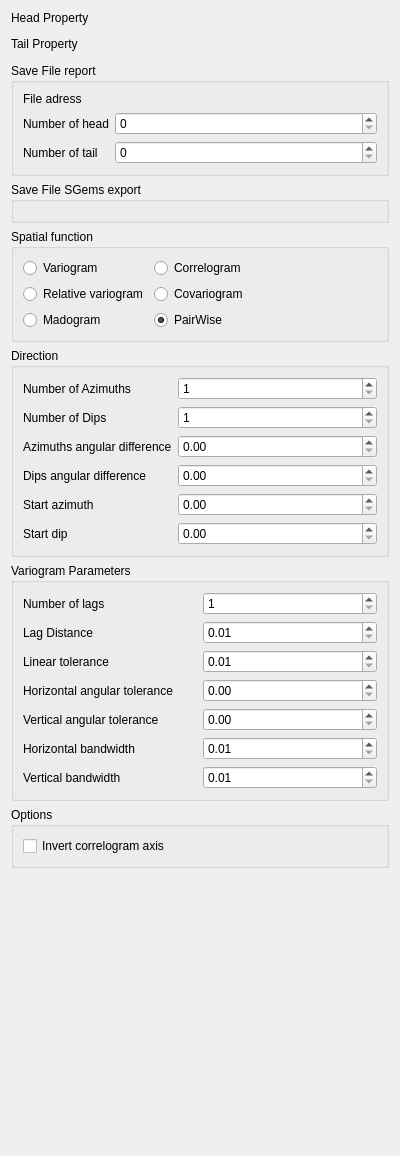
<?xml version="1.0" encoding="UTF-8"?>
<ui version="4.0">
 <class>Form</class>
 <widget class="QWidget" name="Form">
  <property name="geometry">
   <rect>
    <x>0</x>
    <y>0</y>
    <width>400</width>
    <height>1156</height>
   </rect>
  </property>
  <property name="windowTitle">
   <string>Form</string>
  </property>
  <property name="AlgorithmCategory" stdset="0">
   <string>Lpm</string>
  </property>
  <property name="AlgorithmDescription" stdset="0">
   <string>variogram</string>
  </property>
  <layout class="QVBoxLayout" name="verticalLayout">
   <item>
    <widget class="QLabel" name="label_2">
     <property name="text">
      <string>Head Property</string>
     </property>
    </widget>
   </item>
   <item>
    <widget class="PropertySelectorNoRegion" name="head_prop"/>
   </item>
   <item>
    <widget class="QLabel" name="label">
     <property name="text">
      <string>Tail Property</string>
     </property>
    </widget>
   </item>
   <item>
    <widget class="PropertySelectorNoRegion" name="tail_prop"/>
   </item>
   <item>
    <widget class="QGroupBox" name="groupBox_5">
     <property name="title">
      <string>Save File report</string>
     </property>
     <layout class="QFormLayout" name="formLayout_3">
      <item row="0" column="0">
       <widget class="QLabel" name="label_17">
        <property name="text">
         <string>File adress</string>
        </property>
       </widget>
      </item>
      <item row="3" column="0">
       <widget class="QLabel" name="label_18">
        <property name="text">
         <string>Number of head</string>
        </property>
       </widget>
      </item>
      <item row="3" column="1">
       <widget class="QSpinBox" name="NHEAD"/>
      </item>
      <item row="4" column="0">
       <widget class="QLabel" name="label_19">
        <property name="text">
         <string>Number of tail</string>
        </property>
       </widget>
      </item>
      <item row="4" column="1">
       <widget class="QSpinBox" name="NTAIL"/>
      </item>
      <item row="0" column="1">
       <widget class="FileChooser" name="Save"/>
      </item>
     </layout>
    </widget>
   </item>
   <item>
    <widget class="QGroupBox" name="groupBox_6">
     <property name="title">
      <string>Save File SGems export</string>
     </property>
     <layout class="QHBoxLayout" name="horizontalLayout_2">
      <item>
       <widget class="FileChooser" name="Save2"/>
      </item>
     </layout>
    </widget>
   </item>
   <item>
    <widget class="QGroupBox" name="groupBox">
     <property name="title">
      <string>Spatial function</string>
     </property>
     <layout class="QFormLayout" name="formLayout">
      <item row="0" column="0">
       <widget class="QRadioButton" name="C_variogram">
        <property name="text">
         <string>Variogram</string>
        </property>
       </widget>
      </item>
      <item row="0" column="1">
       <widget class="QRadioButton" name="C_correlogram">
        <property name="text">
         <string>Correlogram</string>
        </property>
       </widget>
      </item>
      <item row="1" column="0">
       <widget class="QRadioButton" name="C_relative_variogram">
        <property name="text">
         <string>Relative variogram</string>
        </property>
       </widget>
      </item>
      <item row="1" column="1">
       <widget class="QRadioButton" name="C_covariance">
        <property name="text">
         <string>Covariogram</string>
        </property>
       </widget>
      </item>
      <item row="2" column="0">
       <widget class="QRadioButton" name="C_madogram">
        <property name="text">
         <string>Madogram</string>
        </property>
       </widget>
      </item>
      <item row="2" column="1">
       <widget class="QRadioButton" name="C_PairWise">
        <property name="text">
         <string>PairWise</string>
        </property>
        <property name="checked">
         <bool>true</bool>
        </property>
       </widget>
      </item>
     </layout>
    </widget>
   </item>
   <item>
    <widget class="QGroupBox" name="groupBox_3">
     <property name="title">
      <string>Direction</string>
     </property>
     <layout class="QFormLayout" name="formLayout_2">
      <item row="0" column="0">
       <widget class="QLabel" name="label_10">
        <property name="text">
         <string>Number of Azimuths</string>
        </property>
       </widget>
      </item>
      <item row="0" column="1">
       <widget class="QSpinBox" name="nAzimuths">
        <property name="minimum">
         <number>1</number>
        </property>
       </widget>
      </item>
      <item row="1" column="0">
       <widget class="QLabel" name="label_11">
        <property name="text">
         <string>Number of Dips </string>
        </property>
       </widget>
      </item>
      <item row="1" column="1">
       <widget class="QSpinBox" name="NDips">
        <property name="minimum">
         <number>1</number>
        </property>
       </widget>
      </item>
      <item row="2" column="0">
       <widget class="QLabel" name="label_12">
        <property name="text">
         <string>Azimuths angular difference</string>
        </property>
       </widget>
      </item>
      <item row="3" column="0">
       <widget class="QLabel" name="label_13">
        <property name="text">
         <string>Dips angular difference</string>
        </property>
       </widget>
      </item>
      <item row="2" column="1">
       <widget class="QDoubleSpinBox" name="Azimth_diference">
        <property name="maximum">
         <double>360.000000000000000</double>
        </property>
       </widget>
      </item>
      <item row="3" column="1">
       <widget class="QDoubleSpinBox" name="Dip_difference">
        <property name="maximum">
         <double>360.000000000000000</double>
        </property>
       </widget>
      </item>
      <item row="4" column="1">
       <widget class="QDoubleSpinBox" name="sAzimuth">
        <property name="maximum">
         <double>360.000000000000000</double>
        </property>
       </widget>
      </item>
      <item row="5" column="1">
       <widget class="QDoubleSpinBox" name="sDip">
        <property name="maximum">
         <double>360.000000000000000</double>
        </property>
       </widget>
      </item>
      <item row="4" column="0">
       <widget class="QLabel" name="label_14">
        <property name="text">
         <string>Start azimuth</string>
        </property>
       </widget>
      </item>
      <item row="5" column="0">
       <widget class="QLabel" name="label_15">
        <property name="text">
         <string>Start dip</string>
        </property>
       </widget>
      </item>
     </layout>
    </widget>
   </item>
   <item>
    <widget class="QGroupBox" name="groupBox_2">
     <property name="title">
      <string>Variogram Parameters</string>
     </property>
     <layout class="QGridLayout" name="gridLayout_2">
      <item row="0" column="0">
       <widget class="QLabel" name="label_3">
        <property name="text">
         <string>Number of lags</string>
        </property>
       </widget>
      </item>
      <item row="0" column="1">
       <widget class="QSpinBox" name="nlags">
        <property name="minimum">
         <number>1</number>
        </property>
       </widget>
      </item>
      <item row="1" column="1">
       <widget class="QDoubleSpinBox" name="lagdistance">
        <property name="minimum">
         <double>0.010000000000000</double>
        </property>
        <property name="maximum">
         <double>10000.000000000000000</double>
        </property>
       </widget>
      </item>
      <item row="2" column="0">
       <widget class="QLabel" name="label_5">
        <property name="text">
         <string>Linear tolerance</string>
        </property>
       </widget>
      </item>
      <item row="4" column="1">
       <widget class="QDoubleSpinBox" name="vtolangular">
        <property name="minimum">
         <double>0.000000000000000</double>
        </property>
        <property name="maximum">
         <double>360.000000000000000</double>
        </property>
       </widget>
      </item>
      <item row="2" column="1">
       <widget class="QDoubleSpinBox" name="lineartolerance">
        <property name="minimum">
         <double>0.010000000000000</double>
        </property>
        <property name="maximum">
         <double>10000.000000000000000</double>
        </property>
       </widget>
      </item>
      <item row="4" column="0">
       <widget class="QLabel" name="label_7">
        <property name="text">
         <string>Vertical angular tolerance</string>
        </property>
       </widget>
      </item>
      <item row="5" column="0">
       <widget class="QLabel" name="label_8">
        <property name="text">
         <string>Horizontal bandwidth</string>
        </property>
       </widget>
      </item>
      <item row="3" column="0">
       <widget class="QLabel" name="label_6">
        <property name="text">
         <string>Horizontal angular tolerance</string>
        </property>
       </widget>
      </item>
      <item row="3" column="1">
       <widget class="QDoubleSpinBox" name="htolangular">
        <property name="minimum">
         <double>0.000000000000000</double>
        </property>
        <property name="maximum">
         <double>360.000000000000000</double>
        </property>
       </widget>
      </item>
      <item row="1" column="0">
       <widget class="QLabel" name="label_4">
        <property name="text">
         <string>Lag Distance</string>
        </property>
       </widget>
      </item>
      <item row="5" column="1">
       <widget class="QDoubleSpinBox" name="hband">
        <property name="minimum">
         <double>0.010000000000000</double>
        </property>
        <property name="maximum">
         <double>10000.000000000000000</double>
        </property>
       </widget>
      </item>
      <item row="6" column="1">
       <widget class="QDoubleSpinBox" name="vband">
        <property name="minimum">
         <double>0.010000000000000</double>
        </property>
        <property name="maximum">
         <double>10000.000000000000000</double>
        </property>
       </widget>
      </item>
      <item row="6" column="0">
       <widget class="QLabel" name="label_9">
        <property name="text">
         <string>Vertical bandwidth</string>
        </property>
       </widget>
      </item>
     </layout>
    </widget>
   </item>
   <item>
    <widget class="QGroupBox" name="groupBox_4">
     <property name="title">
      <string>Options</string>
     </property>
     <layout class="QGridLayout" name="gridLayout">
      <item row="0" column="0">
       <widget class="QCheckBox" name="Inv">
        <property name="text">
         <string>Invert correlogram axis </string>
        </property>
       </widget>
      </item>
     </layout>
    </widget>
   </item>
   <item>
    <spacer name="verticalSpacer">
     <property name="orientation">
      <enum>Qt::Vertical</enum>
     </property>
     <property name="sizeHint" stdset="0">
      <size>
       <width>20</width>
       <height>40</height>
      </size>
     </property>
    </spacer>
   </item>
  </layout>
 </widget>
 <customwidgets>
  <customwidget>
   <class>PropertySelectorNoRegion</class>
   <extends>QWidget</extends>
   <header>qtplugins/selectors.h</header>
  </customwidget>
  <customwidget>
   <class>FileChooser</class>
   <extends>QWidget</extends>
   <header>qtplugins/filechooser.h</header>
  </customwidget>
 </customwidgets>
 <tabstops>
  <tabstop>NHEAD</tabstop>
  <tabstop>NTAIL</tabstop>
  <tabstop>C_variogram</tabstop>
  <tabstop>C_relative_variogram</tabstop>
  <tabstop>C_madogram</tabstop>
  <tabstop>C_correlogram</tabstop>
  <tabstop>C_covariance</tabstop>
  <tabstop>C_PairWise</tabstop>
  <tabstop>nAzimuths</tabstop>
  <tabstop>NDips</tabstop>
  <tabstop>Azimth_diference</tabstop>
  <tabstop>Dip_difference</tabstop>
  <tabstop>sAzimuth</tabstop>
  <tabstop>sDip</tabstop>
  <tabstop>nlags</tabstop>
  <tabstop>lagdistance</tabstop>
  <tabstop>lineartolerance</tabstop>
  <tabstop>htolangular</tabstop>
  <tabstop>vtolangular</tabstop>
  <tabstop>hband</tabstop>
  <tabstop>vband</tabstop>
  <tabstop>Inv</tabstop>
 </tabstops>
 <resources/>
 <connections/>
</ui>
